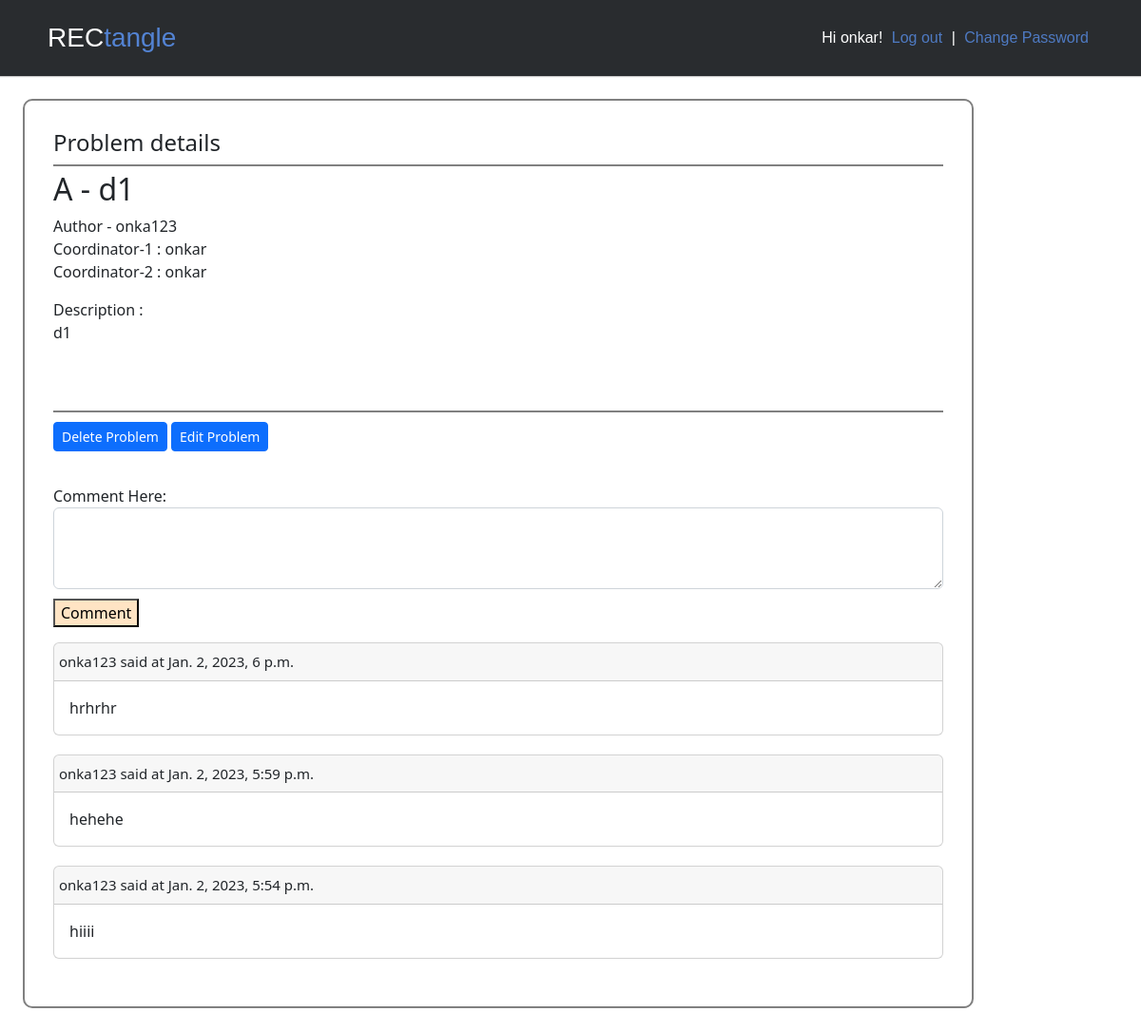
The page /problem/12/ (signed in) on the database its author committed.
### accounts/models.py (models this page shows)
class CustomUser(AbstractUser):
	POST_CHOICES = [('SeniorCoordinator','SeniorCoordinator'), ('JuniorCoordinator','JuniorCoordinator'), ('BoardMember','BoardMember')]
	post = models.CharField(max_length = 18,
								choices=POST_CHOICES,
								default='JuniorCoordinator')
	email = models.EmailField(unique=True)
	REQUIRED_FIELDS = ['email',	]

### posts/models.py (models this page shows, shortened)
class Problem(models.Model):
	def coordinators():
		people = User.objects.all()
		people_names = []
		for person in people:
			if(person.is_staff == True):
				people_names.append((person.username, person.username))
		return people_names
	DIFFICULTY_CHOICES = [('A','A'), ('B','B'), ('C','C'), ('D','D'), ('E','E'), ('F','F'), ('G','G'), ('H','H')]
	STATUS_CHOICES = [('Queued','Queued'),('Rejected','Rejected'), ('Accepted','Accepted'), ('Uploaded','Uploaded')]
	COORDINATOR_CHOICES = coordinators()
	title = models.CharField(max_length = 200, null = True, unique =True )
	Description = models.TextField()
	author = models.ForeignKey(
		settings.AUTH_USER_MODEL,
		related_name ='problem_author',
		on_delete=models.CASCADE,
		null = True,
	)
	difficulty = models.CharField(max_length = 30,
								  choices=DIFFICULTY_CHOICES,
								  default='A')
	status = models.CharField(max_length = 30,
								  choices=STATUS_CHOICES,
								  default='Queued')
	created = models.DateTimeField(auto_now_add=True , blank = True, null = True)
	updated = models.DateTimeField(auto_now=True , blank = True, null = True)
	coordinator1 = models.CharField(max_length = 20)
	coordinator2 = models.CharField(max_length = 20)
	class Meta:
		ordering = ('difficulty',)

class Comment(models.Model):
	problem = models.ForeignKey(Problem, related_name ='comments',
							   on_delete = models.CASCADE)
	author = models.ForeignKey(
		settings.AUTH_USER_MODEL,
		related_name ='comment_author',
		on_delete=models.CASCADE,
		null = True,
	)
	comment = models.TextField()
	created = models.DateTimeField(auto_now_add = True, blank=True, null = True)
	class Meta:
		ordering = ('-created',)

### posts/views.py (the view, shortened to what this page needs)
# urls.py: path('problem/<int:pk>/', ProbDetailView.as_view(), name = 'problem_detail'),
class ProbDetailView(IsAllowed, FormMixin , DetailView, UpdateEmailSender):
	model = Problem
	template_name = 'problem_detail.html'
	form_class =  CommentForm
	def get_context_data(self, **kwargs):
		context = super(ProbDetailView, self).get_context_data(**kwargs)
		context['form'] = self.get_form()
		context['comments'] = Comment.objects.filter(problem = Problem.objects.get(pk=self.object.pk))
		return context

### posts/forms.py
class CommentForm(forms.ModelForm):
	def __init__(self, *args, **kwargs):
		super(CommentForm, self).__init__(*args, **kwargs)
		for visible in self.visible_fields():
			visible.field.widget.attrs['class'] = 'form-control'
			print(visible.label)
			if(visible.label == 'Comment'):
				visible.label = 'Comment Here:'
				visible.field.widget.attrs['rows'] = 3
	class Meta:
		model = Comment
		fields = ['comment']
		fields_required = ['comment']

### posts/views.py (called while the page is built)
	def test_func(self):
		return self.request.user.is_staff

### templates/problem_detail.html (shortened to what this page needs)
{% extends  'base.html' %}
{% load crispy_forms_tags %}
{% load markdown_deux_tags %}
{% block content %}
<div class="title">
	<h4>Problem details</h4>
</div>
<div>
	<div>
			<article>
				<h2>{{problem.difficulty}} - {{ problem.title }}</h2>
				<p>Author - {{problem.author}}<br>
				Coordinator-1 : {{problem.coordinator1}}<br>
				Coordinator-2 : {{problem.coordinator2}}<br> </p>
				Description :
				<div>{{ problem.Description | markdown:"width=200" }}</div>
				<br>
			</article>
			<div class="buttonsArea">
				<a class="btn btn-primary btn-sm" href="{% url 'problem_delete' problem.pk %}" role="button">Delete Problem</a>
				<a class="btn btn-primary btn-sm" href="{% url 'problem_edit' problem.pk %}" role="button">Edit Problem</a>
			</div>
	</div>
	<div class="commentFormCustomStyle">
		<form method="post">
			{{ form }}
			<button type="submit" style="background-color:bisque; margin-top:10px">Comment</button>
		</form>
		<div>
			{% for comment in comments	%}
				<div class="card commentCard">
					<div class="card-header commentCardHeader">
					{{comment.author}} said at {{comment.created}}
					</div>
					<div class="card-body">{{comment.comment}}</div>
				</div>
			{% endfor %}
		</div>
	</div>
</div>
{% endblock content%}

### templates/base.html (shortened to what this page needs)
{% load static %}
<html>
<head>
	<link rel="stylesheet" href="{% static 'styles.css' %}">
	<link href="https://cdn.jsdelivr.net/npm/bootstrap@5.2.0-beta1/dist/css/bootstrap.min.css" rel="stylesheet">
</head>
<body>
	<div>
		<header class="header-fixed">
			<div class="header-limiter">
				<h1><a href="{% url 'home' %}">REC<span>tangle</span></a></h1>
				<nav>
				<div class="">
					{% if user.is_authenticated %}
					<p>Hi {{ user.username }}!  <a href="{% url 'logout' %} " style="color: #5383d3">Log out</a>  |
					<a href="{% url 'password_change' %}"  style="color: #5383d3;">Change Password</a></p>
					{% else %}
					<p>You are not logged in.
						<a href="{% url 'login' %}" style="color: #5383d3">Login</a>
						 or
						<a href="{% url 'signup' %}" style="color: #5383d3">Signup</a>
				</p>
					{% endif %}
				</div>
				</nav>
			</div>
		</header>
	</div>
	<div class="body">
		{% block content %}
		{% endblock content %}
	</div>
</body>
</html>

### static/styles.css (style rules this page uses)
.header-fixed { background-color:#292c2f; box-shadow:0 1px 1px #ccc; padding: 20px 50px; height: 80px; color: #ffffff; box-sizing: border-box; top:-100px; -webkit-transition:top 0.3s; transition:top 0.3s; }
.header-fixed .header-limiter { text-align: center; margin: 0 auto; }
.header-fixed .header-limiter h1 { float: left; font: normal 28px Cookie, Arial, Helvetica, sans-serif; line-height: 40px; margin: 0; }
.header-fixed .header-limiter h1 span { color: #5383d3; }
.header-fixed .header-limiter a { color: #ffffff; text-decoration: none; }
.header-fixed .header-limiter nav { font:16px Arial, Helvetica, sans-serif; line-height: 40px; float: right; }
.header-fixed .header-limiter nav a { display: inline-block; padding: 0 5px; text-decoration:none; color: #ffffff; opacity: 0.9; }
.body { width: 100%; text-align: left; display: inline-block; padding: 30px; max-width: 1000px; border: 2px solid grey; border-radius: 10px; margin:2%; }
.title { border-bottom: solid 2px; border-color:grey; margin-bottom: 5px; }
.buttonsArea { margin-top:30px; padding-top:10px; border-top: solid 2px; border-color:grey; padding-bottom:20px; }
.commentFormCustomStyle { margin-top: 15px; margin-bottom: 10px; }
.card.commentCard { margin-bottom: 20px; }
.card-header.commentCardHeader { font-size: 15px; padding-left: 5px; }

### rows shown on the page
CustomUser: username "onkar"
Problem: difficulty "A", title "d1", author "onka123", coordinator1 "onkar", coordinator2 "onkar", Description "d1"
Comment: author "onka123", created "Jan. 2, 2023, 6 p.m.", comment "hrhrhr"
Comment: author "onka123", created "Jan. 2, 2023, 5:59 p.m.", comment "hehehe"
Comment: author "onka123", created "Jan. 2, 2023, 5:54 p.m.", comment "hiiii"
